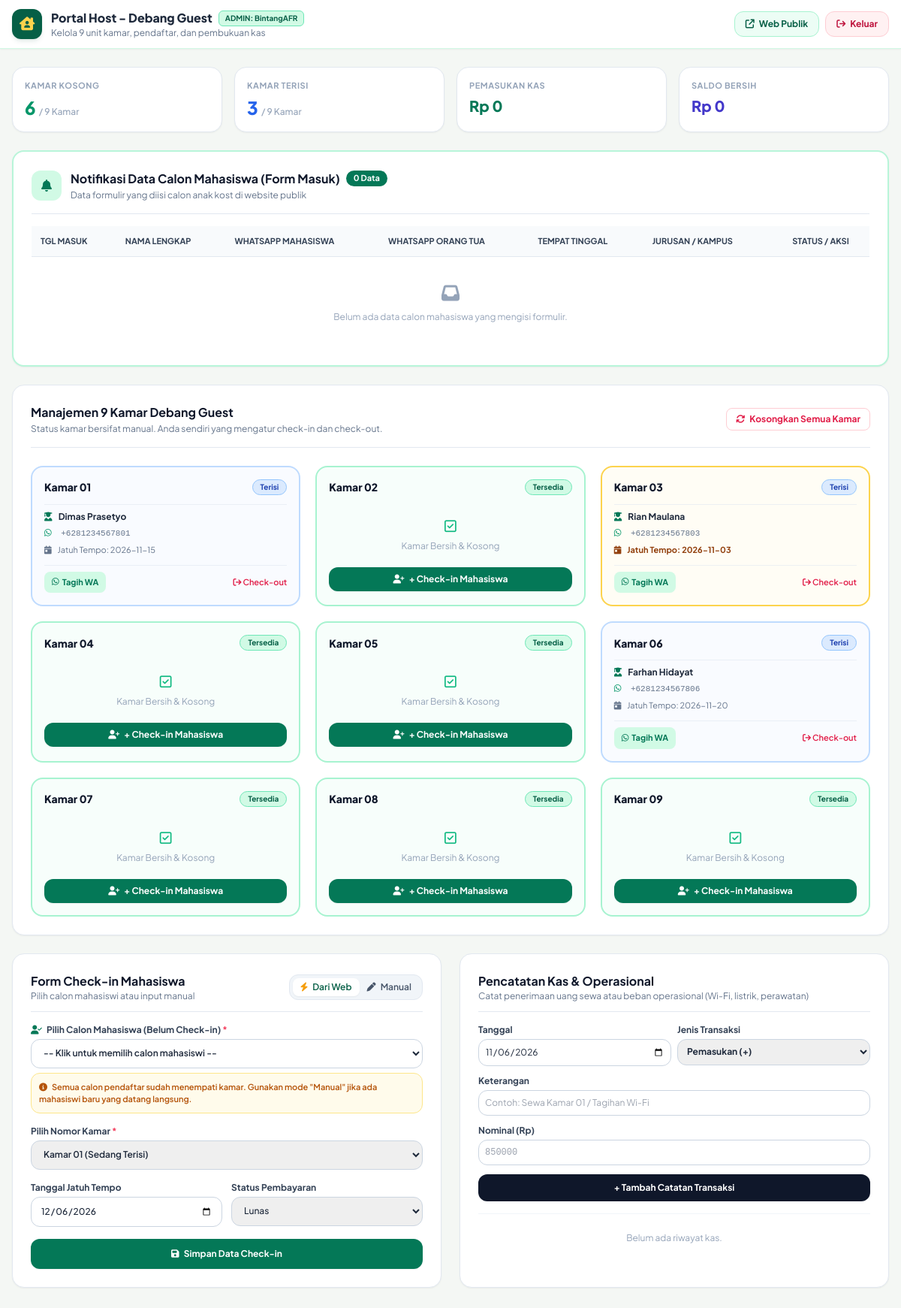
The page /host.php (signed in) on the database its author committed.
### tables this page shows
CREATE TABLE IF NOT EXISTS `kamar` (
    `id` INT AUTO_INCREMENT PRIMARY KEY,
    `nomor_kamar` VARCHAR(10) NOT NULL UNIQUE,
    `status` ENUM('tersedia', 'terisi') DEFAULT 'tersedia',
    `nama_penghuni` VARCHAR(150) DEFAULT NULL,
    `no_wa_penghuni` VARCHAR(30) DEFAULT NULL,
    `jatuh_tempo` DATE DEFAULT NULL,
    `status_bayar` ENUM('lunas', 'jatuh_tempo') DEFAULT 'lunas'
);

### host.php (the view, shortened to what the rows shown need)
    <?php
require_once "koneksi.php";
$kamar     = $pdo->query("SELECT * FROM kamar ORDER BY id ASC")->fetchAll();
?>
<!DOCTYPE html>
<html lang="id">
<head>
  <script src="https://cdn.tailwindcss.com"></script>
  <link rel="stylesheet" href="https://cdnjs.cloudflare.com/ajax/libs/font-awesome/6.5.1/css/all.min.css">
</head>
<body class="bg-[#f4f7f4] text-slate-800 pb-16">
  <header class="bg-white border-b border-emerald-100 sticky top-0 z-40 shadow-sm">
    <div class="max-w-7xl mx-auto px-4 py-3 flex items-center justify-between">
      <div class="flex items-center gap-3">
        <div>
          <div class="flex items-center gap-2">
            <h2 class="text-base font-extrabold text-slate-800">Portal Host - Debang Guest</h2>
          </div>
        </div>
      </div>
    </div>
  </header>
  <div class="max-w-7xl mx-auto px-4 pt-6 space-y-6">
    <section class="bg-white rounded-2xl border-2 border-emerald-200/80 p-6 shadow-sm">
      <div class="overflow-x-auto mt-4">
        <table class="w-full text-left text-xs text-slate-600">
          <thead class="bg-slate-50 uppercase text-[11px] font-bold text-slate-700 border-b border-slate-200">
            <tr>
              <th class="py-3 px-3">Tgl Masuk</th>
              <th class="py-3 px-3">Nama Lengkap</th>
              <th class="py-3 px-3">WhatsApp Mahasiswa</th>
              <th class="py-3 px-3">WhatsApp Orang Tua</th>
              <th class="py-3 px-3">Tempat Tinggal</th>
              <th class="py-3 px-3">Jurusan / Kampus</th>
              <th class="py-3 px-3 text-center">Status / Aksi</th>
            </tr>
          </thead>
        </table>
      </div>
    </section>
    <section class="bg-white rounded-2xl border border-slate-200 p-6 shadow-sm">
      <div class="grid grid-cols-1 sm:grid-cols-2 md:grid-cols-3 gap-5">
        <?php foreach ($kamar as $km): ?>
          <?php
            $terisi = ($km['status'] === 'terisi');
            $bg = $terisi ? ($km['status_bayar'] === 'jatuh_tempo' ? 'border-amber-300 bg-amber-50/50' : 'border-blue-200 bg-blue-50/40') : 'border-emerald-200 bg-emerald-50/40';
          ?>
          <div class="border-2 rounded-2xl p-4 transition-all duration-200 <?= $bg; ?>">
            <div class="flex justify-between items-center mb-2">
              <span class="font-extrabold text-sm text-slate-900"><?= $km['nomor_kamar']; ?></span>
              <span class="text-[10px] font-bold px-2.5 py-0.5 rounded-full <?= $terisi ? 'bg-blue-100 text-blue-800 border border-blue-300' : 'bg-emerald-100 text-emerald-800 border border-emerald-300'; ?>">
                <?= ucfirst($km['status']); ?>
              </span>
            </div>
            <?php if ($terisi): ?>
              <div class="text-xs space-y-1.5 my-3 pt-2 border-t border-slate-200/60">
                <p class="font-bold text-slate-800 truncate"><i class="fa-solid fa-user-graduate text-emerald-700 mr-1.5"></i> <?= htmlspecialchars($km['nama_penghuni']); ?></p>
                <p class="text-slate-500 font-mono text-[11px]"><i class="fa-brands fa-whatsapp text-emerald-600 mr-1.5"></i> +<?= htmlspecialchars($km['no_wa_penghuni']); ?></p>
                <p class="text-[11px] <?= $km['status_bayar'] === 'jatuh_tempo' ? 'text-amber-800 font-bold' : 'text-slate-500'; ?>">
                  <i class="fa-solid fa-calendar-day mr-1.5"></i> Jatuh Tempo: <?= $km['jatuh_tempo'] ?: '-'; ?>
                </p>
              </div>
              <div class="pt-2 border-t border-slate-200/60 flex items-center justify-between gap-2">
                <?php
                  $tagihMsg = urlencode("Halo {$km['nama_penghuni']} ({$km['nomor_kamar']} Debang Guest),\n\nMengingatkan untuk konfirmasi pembayaran sewa kamar yang jatuh tempo pada {$km['jatuh_tempo']}.\n\nTerima kasih.");
                ?>
                <a href="https://wa.me/<?= preg_replace('/[^0-9]/', '', $km['no_wa_penghuni']); ?>?text=<?= $tagihMsg; ?>" target="_blank" class="text-[11px] font-bold text-emerald-700 bg-emerald-100 hover:bg-emerald-200 px-2.5 py-1.5 rounded-lg transition flex items-center gap-1">
                  <i class="fa-brands fa-whatsapp"></i> Tagih WA
                </a>
                <a href="host.php?checkout=<?= $km['id']; ?>" onclick="return confirm('Keluarkan penghuni dari kamar <?= $km['nomor_kamar']; ?>? Kamar akan berstatus kosong.')" class="text-[11px] font-semibold text-rose-600 hover:text-rose-800 hover:underline">
                  <i class="fa-solid fa-arrow-right-from-bracket"></i> Check-out
                </a>
              </div>
            <?php else: ?>
              <div class="py-5 text-center text-slate-400 text-xs">
                <i class="fa-regular fa-square-check text-emerald-500 text-lg mb-1 block"></i>
                Kamar Bersih & Kosong
              </div>
              <button onclick="setCheckInKamar('<?= $km['nomor_kamar']; ?>')" class="w-full py-2 bg-emerald-700 hover:bg-emerald-800 text-white rounded-xl font-bold text-xs shadow-sm transition active:scale-95">
                <i class="fa-solid fa-user-plus mr-1"></i> + Check-in Mahasiswa
              </button>
            <?php endif; ?>
          </div>
        <?php endforeach; ?>
      </div>
    </section>
  </div>
</body>
</html>

### rows shown on the page
kamar: nomor_kamar "Kamar 01", status "Terisi", nama_penghuni "Dimas Prasetyo", no_wa_penghuni "6281234567801", jatuh_tempo "2026-11-15"
kamar: nomor_kamar "Kamar 02", status "Tersedia"
kamar: nomor_kamar "Kamar 03", status "Terisi", nama_penghuni "Rian Maulana", no_wa_penghuni "6281234567803", jatuh_tempo "2026-11-03"
kamar: nomor_kamar "Kamar 04", status "Tersedia"
kamar: nomor_kamar "Kamar 05", status "Tersedia"
kamar: nomor_kamar "Kamar 06", status "Terisi", nama_penghuni "Farhan Hidayat", no_wa_penghuni "6281234567806", jatuh_tempo "2026-11-20"
kamar: nomor_kamar "Kamar 07", status "Tersedia"
kamar: nomor_kamar "Kamar 08", status "Tersedia"
kamar: nomor_kamar "Kamar 09", status "Tersedia"

### other values the page prints
$total_kosong "6"
$total_terisi "3"
$total_in "0"
$saldo "0"
count($pendaftar) "0"
form field nomor_kamar "Kamar 01 (Sedang Terisi)"
